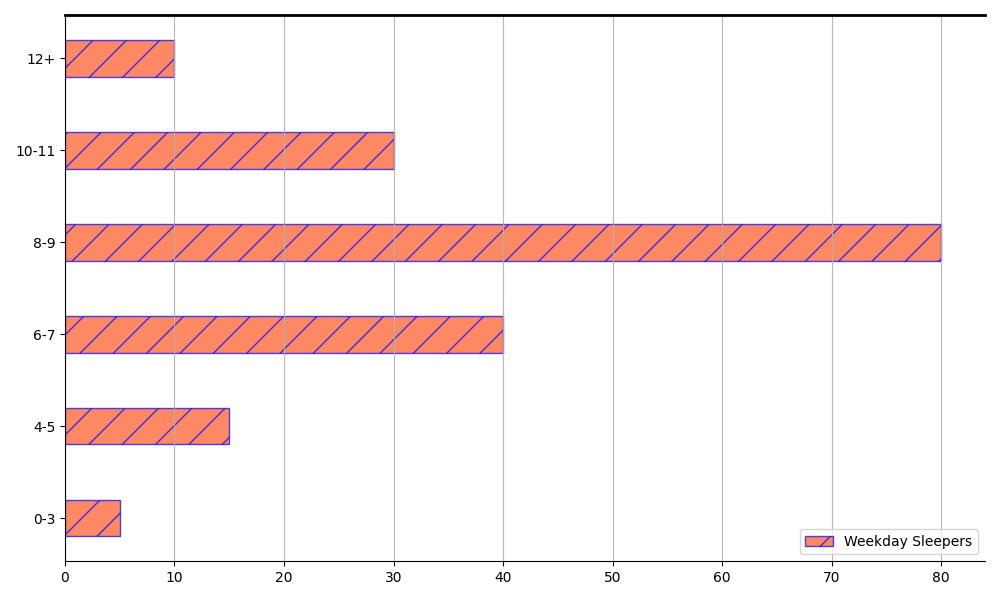

Recreate this plot in Python.
import matplotlib.pyplot as plt
import numpy as np

hours_range = ['0-3', '4-5', '6-7', '8-9', '10-11', '12+']
weekday_sleepers = [5, 15, 40, 80, 30, 10]

y_pos = np.arange(len(hours_range))

fig, ax = plt.subplots(figsize=(10, 6))

bar_height = 0.4

# Style changes: new color and random edgecolor, added hatch pattern
new_color_weekday = '#FF5722'  # Changed color
edge_color = 'blue'  # Changed edge color
hatch_pattern = '/'  # Added hatch pattern to bars

bars1 = ax.barh(y_pos, weekday_sleepers, bar_height, color=new_color_weekday, 
                edgecolor=edge_color, alpha=0.7, hatch=hatch_pattern)

# Restored y-tick labels
ax.set_yticks(y_pos)
ax.set_yticklabels(hours_range)

# Grid style changes: Randomly chose solid linestyle
ax.xaxis.grid(True, linestyle='-', alpha=0.9)  # Changed to solid line and adjusted alpha

# Adding a legend with a random position
ax.legend(['Weekday Sleepers'], loc='lower right')  # Added a legend

# Adding random border settings
ax.spines['top'].set_linewidth(2)
ax.spines['right'].set_linewidth(0)  # Turned off the right spine

plt.tight_layout()
plt.show()
